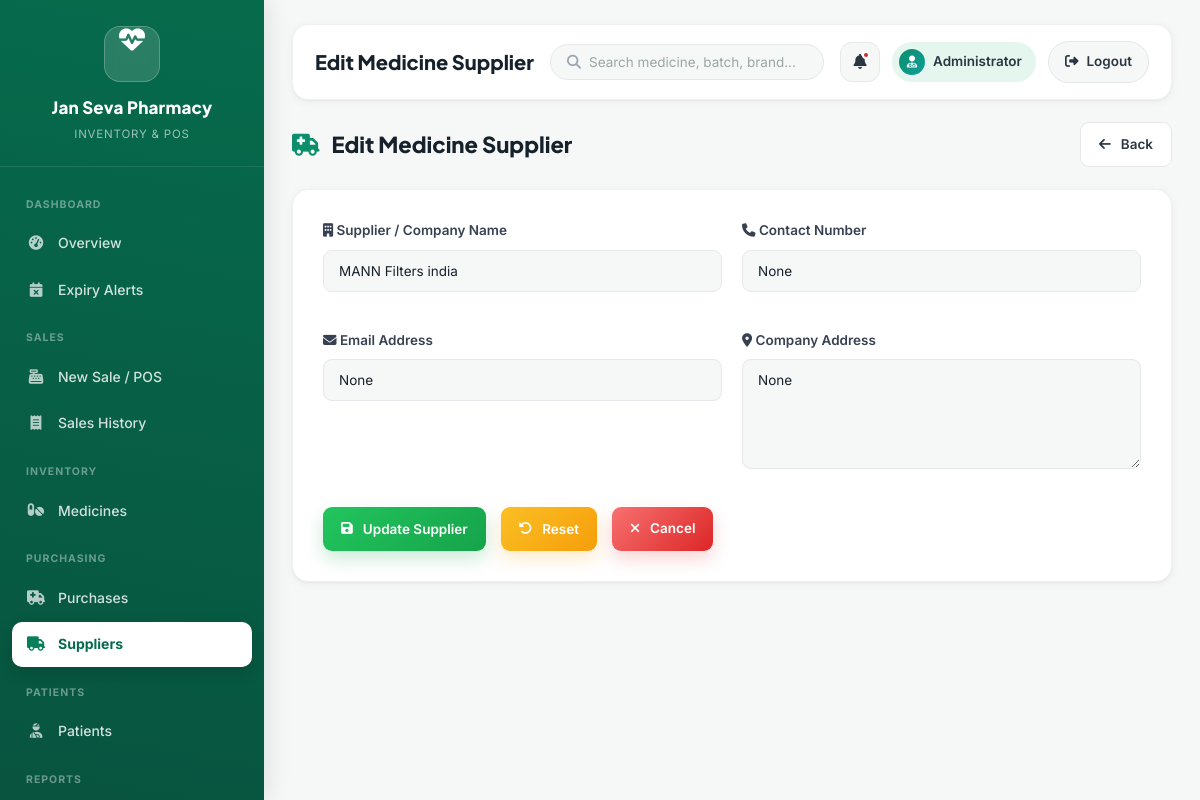
Page /edit_supplier/2 (signed in) on the committed database.
### app.py (models this page shows)
class Supplier(db.Model):
    id = db.Column(db.Integer, primary_key=True)
    name = db.Column(db.String(100))
    phone = db.Column(db.String(20))
    email = db.Column(db.String(100))
    address = db.Column(db.Text)

### app.py (the view, shortened to what this page needs)
@app.route("/edit_supplier/<int:id>", methods=["GET", "POST"])
@login_required
def edit_supplier(id):
    supplier = Supplier.query.get_or_404(id)
    return render_template(
        "edit_supplier.html",
        supplier=supplier
    )

### app.py (called while the page is built)
def login_required(f):
    @wraps(f)
    def decorated(*args, **kwargs):
        if "user_id" not in session:
            flash("Please login first.", "warning")
            return redirect(url_for("login"))
        return f(*args, **kwargs)
    return decorated

### templates/edit_supplier.html (shortened to what this page needs)
{% extends "base.html" %}
{% block page_title %}Edit Medicine Supplier{% endblock %}
{% block content %}
<div class="page-header">
    <h2>
        <i class="fa-solid fa-truck-medical"></i>
        Edit Medicine Supplier
    </h2>
    <a href="{{ url_for('suppliers') }}" class="btn btn-secondary">
        <i class="fa-solid fa-arrow-left"></i>
        Back
    </a>
</div>
<div class="form-container">
    <div class="form-card">
        <form method="POST">
            <div class="form-row">
                <div class="form-group">
                    <label>
                        <i class="fa-solid fa-building"></i>
                        Supplier / Company Name
                    </label>
                    <input
                        type="text"
                        name="name"
                        value="{{ supplier.name }}"
                        placeholder="Enter Supplier or Pharmaceutical Company Name"
                        required>
                </div>
                <div class="form-group">
                    <label>
                        <i class="fa-solid fa-phone"></i>
                        Contact Number
                    </label>
                    <input
                        type="tel"
                        name="phone"
                        value="{{ supplier.phone }}"
                        placeholder="Enter Contact Number"
                        required>
                </div>
            </div>
            <div class="form-row">
                <div class="form-group">
                    <label>
                        <i class="fa-solid fa-envelope"></i>
                        Email Address
                    </label>
                    <input
                        type="email"
                        name="email"
                        value="{{ supplier.email }}"
                        placeholder="Enter Email Address">
                </div>
                <div class="form-group">
                    <label>
                        <i class="fa-solid fa-location-dot"></i>
                        Company Address
                    </label>
                    <textarea
                        name="address"
                        rows="5"
                        placeholder="Enter Company Address"
                        required>{{ supplier.address }}</textarea>
                </div>
            </div>
            <div class="form-buttons">
                <button
                    type="submit"
                    class="btn btn-success">
                    <i class="fa-solid fa-floppy-disk"></i>
                    Update Supplier
                </button>
                <button
                    type="reset"
                    class="btn btn-warning">
                    <i class="fa-solid fa-rotate-left"></i>
                    Reset
                </button>
                <a
                    href="{{ url_for('suppliers') }}"
                    class="btn btn-danger">
                    <i class="fa-solid fa-times"></i>
                    Cancel
                </a>
            </div>
        </form>
    </div>
</div>
{% endblock %}

### static/css/style.css (style rules this page uses)
:root { --primary:#0B8F6A; --primary-dark:#087F5B; --primary-darker:#066B4C; --primary-light:#E5F6EF; --primary-lighter:#F2FAF6; --secondary:#0F9D9A; --secondary-dark:#0C817E; --secondary-light:#E3F7F6; --bg:#F6F8F7; --white:#FFFFFF; --ink:#17212B; --ink-soft:#2A3642; --muted:#6B7280; --muted-light:#9AA5B1; --border:#E5E7EB; --border-soft:#EEF1F0; --success:#16A34A; --success-bg:#E7F7EC; --success-text:#0F7A34; --warning:#F59E0B; --warning-bg:#FEF3DD; --warning-text:#93630A; --danger:#DC2626; --danger-bg:#FDEBEB; --danger-text:#B31E1E; --info:#0F9D9A; --info-bg:#E3F7F6; --info-text:#0C817E; --purple:#7C3AED; --purple-bg:#EFE6FE; --purple-text:#6423C7; --teal:#0D9488; --teal-bg:#DEF5F2; --teal-text:#0A7A70; --orange:#F97316; --orange-bg:#FFEADB; --orange-text:#C2570D; --brown:#92400E; --brown-bg:#F3E5D8; --brown-text:#7A350C; --radius-lg:16px; --radius-md:12px; --radius-sm:9px; --radius-xs:7px; --shadow-card:0 2px 10px rgba(17,34,28,.05), 0 1px 2px rgba(17,34,28,.04); --shadow-card-hover:0 16px 32px rgba(11,143,106,.14); --shadow-pop:0 24px 55px rgba(6,40,30,.35); --shadow-header:0 1px 0 rgba(17,34,28,.06); --font-heading:'Plus Jakarta Sans', sans-serif; --font-body:'Inter', sans-serif; }
* { margin:0; padding:0; box-sizing:border-box; font-family:var(--font-body); }
* { transition: background .18s ease, color .18s ease, border-color .18s ease, box-shadow .18s ease, transform .18s ease; }
html { scroll-behavior:smooth; }
body { background:var(--bg); color:var(--ink); line-height:1.6; -webkit-font-smoothing:antialiased; }
h1,h2,h3,h4,h5 { font-family:var(--font-heading); color:var(--ink); }
a { text-decoration:none; }
button, input, select, textarea { font-family:var(--font-body); }
button { cursor:pointer; }
input::placeholder, textarea::placeholder { color:#9AA7A2; }
.page-header { display:flex; justify-content:space-between; align-items:center; flex-wrap:wrap; gap:15px; margin-bottom:22px; }
.page-header h2 { font-size:22px; font-weight:800; color:var(--ink); }
.page-header h2 i { color:var(--primary); margin-right:8px; }
.btn { display:inline-flex; align-items:center; justify-content:center; gap:8px; padding:11px 18px; border:none; border-radius:var(--radius-sm); text-decoration:none; color:#ffffff; font-size:13.5px; font-weight:600; cursor:pointer; }
.btn i { margin-right:2px; }
.btn-success { background:linear-gradient(135deg,#22C55E,var(--success)); box-shadow:0 8px 18px rgba(22,163,74,.22); }
.btn-warning { background:linear-gradient(135deg,#FBBF24,var(--warning)); color:#ffffff; box-shadow:0 8px 18px rgba(245,158,11,.22); }
.btn-danger { background:linear-gradient(135deg,#F87171,var(--danger)); box-shadow:0 8px 18px rgba(220,38,38,.2); }
.btn-secondary { background:#ffffff; color:var(--ink-soft); border:1.5px solid var(--border); box-shadow:none; }
.form-container { display:flex; justify-content:center; margin-top:20px; }
.form-card { width:100%; max-width:900px; background:var(--white); border-radius:var(--radius-lg); padding:30px; box-shadow:var(--shadow-card); border:1px solid var(--border-soft); animation:fadeIn .4s ease; }
.form-row { display:grid; grid-template-columns:repeat(2,1fr); gap:20px; margin-bottom:20px; }
.form-group { display:flex; flex-direction:column; margin-bottom:18px; }
.form-group label { margin-bottom:8px; font-weight:600; color:#374151; font-size:13.5px; }
.form-group input, .form-group select, .form-group textarea { width:100%; padding:12px 15px; border:1.5px solid var(--border); background:var(--bg); border-radius:var(--radius-sm); outline:none; font-size:13.5px; color:var(--ink); }
.form-group textarea { resize:vertical; min-height:110px; }
.form-buttons { display:flex; gap:15px; flex-wrap:wrap; margin-top:20px; }

### rows in the picture
Supplier: name "MANN Filters india", phone "None", email "None", address "None"

### other values in the picture
{{ session.get('name', 'Administrator') }} "Administrator"
